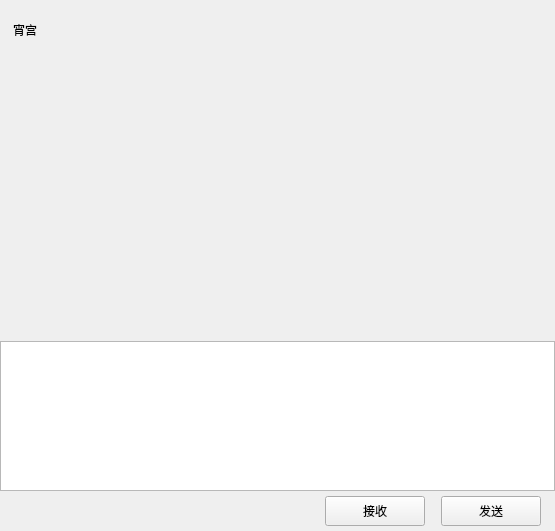
<?xml version="1.0" encoding="UTF-8"?>
<ui version="4.0">
 <class>ChatPage</class>
 <widget class="QWidget" name="ChatPage">
  <property name="geometry">
   <rect>
    <x>0</x>
    <y>0</y>
    <width>555</width>
    <height>531</height>
   </rect>
  </property>
  <property name="windowTitle">
   <string>Form</string>
  </property>
  <layout class="QVBoxLayout" name="verticalLayout">
   <property name="spacing">
    <number>0</number>
   </property>
   <property name="leftMargin">
    <number>0</number>
   </property>
   <property name="topMargin">
    <number>0</number>
   </property>
   <property name="rightMargin">
    <number>0</number>
   </property>
   <property name="bottomMargin">
    <number>0</number>
   </property>
   <item>
    <widget class="QWidget" name="chat_data_wid" native="true">
     <layout class="QVBoxLayout" name="verticalLayout_4">
      <property name="spacing">
       <number>0</number>
      </property>
      <property name="leftMargin">
       <number>0</number>
      </property>
      <property name="topMargin">
       <number>0</number>
      </property>
      <property name="rightMargin">
       <number>0</number>
      </property>
      <property name="bottomMargin">
       <number>0</number>
      </property>
      <item>
       <widget class="QWidget" name="title_wid" native="true">
        <property name="minimumSize">
         <size>
          <width>0</width>
          <height>60</height>
         </size>
        </property>
        <property name="maximumSize">
         <size>
          <width>16777215</width>
          <height>60</height>
         </size>
        </property>
        <layout class="QVBoxLayout" name="verticalLayout_5">
         <property name="spacing">
          <number>7</number>
         </property>
         <property name="leftMargin">
          <number>11</number>
         </property>
         <property name="topMargin">
          <number>2</number>
         </property>
         <property name="rightMargin">
          <number>2</number>
         </property>
         <property name="bottomMargin">
          <number>2</number>
         </property>
         <item>
          <widget class="QWidget" name="widget_2" native="true">
           <layout class="QHBoxLayout" name="horizontalLayout_3">
            <property name="spacing">
             <number>7</number>
            </property>
            <property name="leftMargin">
             <number>2</number>
            </property>
            <property name="topMargin">
             <number>2</number>
            </property>
            <property name="rightMargin">
             <number>2</number>
            </property>
            <property name="bottomMargin">
             <number>2</number>
            </property>
            <item>
             <widget class="QLabel" name="title_lb">
              <property name="text">
               <string>宵宫</string>
              </property>
             </widget>
            </item>
           </layout>
          </widget>
         </item>
        </layout>
       </widget>
      </item>
      <item>
       <widget class="ChatView" name="chat_data_list" native="true"/>
      </item>
      <item>
       <widget class="QWidget" name="tool_wid" native="true">
        <property name="minimumSize">
         <size>
          <width>0</width>
          <height>40</height>
         </size>
        </property>
        <property name="maximumSize">
         <size>
          <width>16777215</width>
          <height>40</height>
         </size>
        </property>
        <layout class="QHBoxLayout" name="horizontalLayout_4">
         <property name="leftMargin">
          <number>2</number>
         </property>
         <property name="topMargin">
          <number>2</number>
         </property>
         <property name="rightMargin">
          <number>2</number>
         </property>
         <property name="bottomMargin">
          <number>2</number>
         </property>
         <item>
          <spacer name="horizontalSpacer_2">
           <property name="orientation">
            <enum>Qt::Horizontal</enum>
           </property>
           <property name="sizeType">
            <enum>QSizePolicy::Fixed</enum>
           </property>
           <property name="sizeHint" stdset="0">
            <size>
             <width>5</width>
             <height>20</height>
            </size>
           </property>
          </spacer>
         </item>
         <item>
          <widget class="ClickedLabel" name="emo_lb">
           <property name="minimumSize">
            <size>
             <width>25</width>
             <height>25</height>
            </size>
           </property>
           <property name="maximumSize">
            <size>
             <width>25</width>
             <height>25</height>
            </size>
           </property>
           <property name="text">
            <string/>
           </property>
          </widget>
         </item>
         <item>
          <spacer name="horizontalSpacer_3">
           <property name="orientation">
            <enum>Qt::Horizontal</enum>
           </property>
           <property name="sizeType">
            <enum>QSizePolicy::Fixed</enum>
           </property>
           <property name="sizeHint" stdset="0">
            <size>
             <width>5</width>
             <height>20</height>
            </size>
           </property>
          </spacer>
         </item>
         <item>
          <widget class="ClickedLabel" name="file_lb">
           <property name="minimumSize">
            <size>
             <width>30</width>
             <height>30</height>
            </size>
           </property>
           <property name="maximumSize">
            <size>
             <width>30</width>
             <height>30</height>
            </size>
           </property>
           <property name="text">
            <string/>
           </property>
          </widget>
         </item>
         <item>
          <spacer name="horizontalSpacer_4">
           <property name="orientation">
            <enum>Qt::Horizontal</enum>
           </property>
           <property name="sizeHint" stdset="0">
            <size>
             <width>40</width>
             <height>20</height>
            </size>
           </property>
          </spacer>
         </item>
        </layout>
       </widget>
      </item>
      <item>
       <widget class="MessageTextEdit" name="chatEdit">
        <property name="minimumSize">
         <size>
          <width>0</width>
          <height>150</height>
         </size>
        </property>
        <property name="maximumSize">
         <size>
          <width>16777215</width>
          <height>150</height>
         </size>
        </property>
       </widget>
      </item>
      <item>
       <widget class="QWidget" name="send_wid" native="true">
        <property name="minimumSize">
         <size>
          <width>0</width>
          <height>40</height>
         </size>
        </property>
        <property name="maximumSize">
         <size>
          <width>16777215</width>
          <height>40</height>
         </size>
        </property>
        <layout class="QHBoxLayout" name="horizontalLayout_5">
         <property name="topMargin">
          <number>2</number>
         </property>
         <property name="bottomMargin">
          <number>2</number>
         </property>
         <item>
          <spacer name="horizontalSpacer_5">
           <property name="orientation">
            <enum>Qt::Horizontal</enum>
           </property>
           <property name="sizeHint" stdset="0">
            <size>
             <width>36</width>
             <height>20</height>
            </size>
           </property>
          </spacer>
         </item>
         <item>
          <widget class="ClickedBtn" name="receive_btn">
           <property name="minimumSize">
            <size>
             <width>100</width>
             <height>30</height>
            </size>
           </property>
           <property name="maximumSize">
            <size>
             <width>100</width>
             <height>30</height>
            </size>
           </property>
           <property name="text">
            <string>接收</string>
           </property>
          </widget>
         </item>
         <item>
          <spacer name="horizontalSpacer_6">
           <property name="orientation">
            <enum>Qt::Horizontal</enum>
           </property>
           <property name="sizeType">
            <enum>QSizePolicy::Fixed</enum>
           </property>
           <property name="sizeHint" stdset="0">
            <size>
             <width>10</width>
             <height>20</height>
            </size>
           </property>
          </spacer>
         </item>
         <item>
          <widget class="ClickedBtn" name="send_btn">
           <property name="minimumSize">
            <size>
             <width>100</width>
             <height>30</height>
            </size>
           </property>
           <property name="maximumSize">
            <size>
             <width>100</width>
             <height>30</height>
            </size>
           </property>
           <property name="text">
            <string>发送</string>
           </property>
          </widget>
         </item>
         <item>
          <spacer name="horizontalSpacer_7">
           <property name="orientation">
            <enum>Qt::Horizontal</enum>
           </property>
           <property name="sizeType">
            <enum>QSizePolicy::Fixed</enum>
           </property>
           <property name="sizeHint" stdset="0">
            <size>
             <width>5</width>
             <height>20</height>
            </size>
           </property>
          </spacer>
         </item>
        </layout>
       </widget>
      </item>
     </layout>
    </widget>
   </item>
  </layout>
 </widget>
 <customwidgets>
  <customwidget>
   <class>ClickedBtn</class>
   <extends>QPushButton</extends>
   <header location="global">clickedbtn.h</header>
  </customwidget>
  <customwidget>
   <class>ClickedLabel</class>
   <extends>QLabel</extends>
   <header>clickedlabel.h</header>
  </customwidget>
  <customwidget>
   <class>ChatView</class>
   <extends>QWidget</extends>
   <header>chatview.h</header>
   <container>1</container>
  </customwidget>
  <customwidget>
   <class>MessageTextEdit</class>
   <extends>QTextEdit</extends>
   <header location="global">messagetextedit.h</header>
  </customwidget>
 </customwidgets>
 <resources/>
 <connections/>
</ui>
